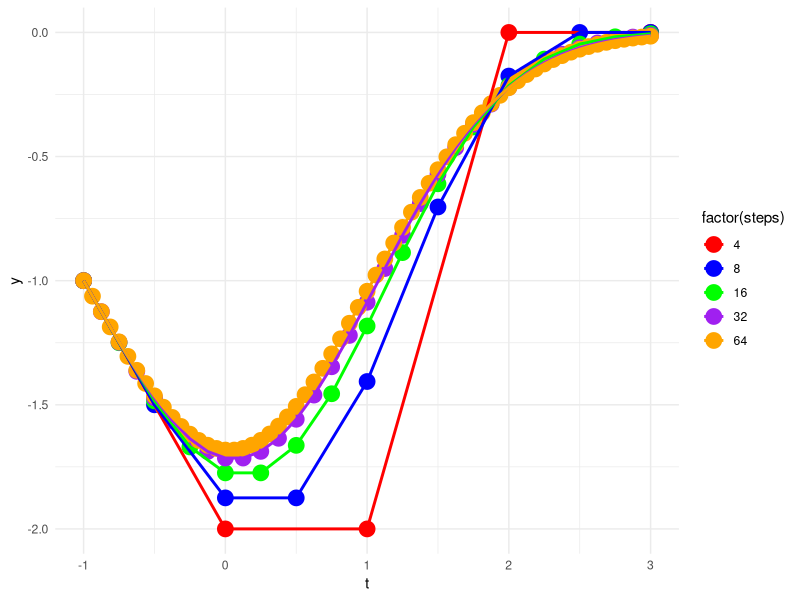
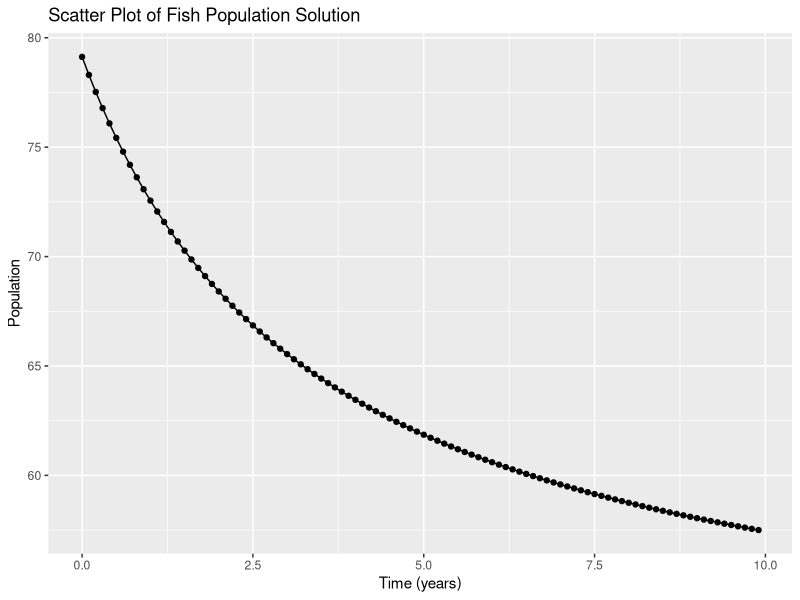
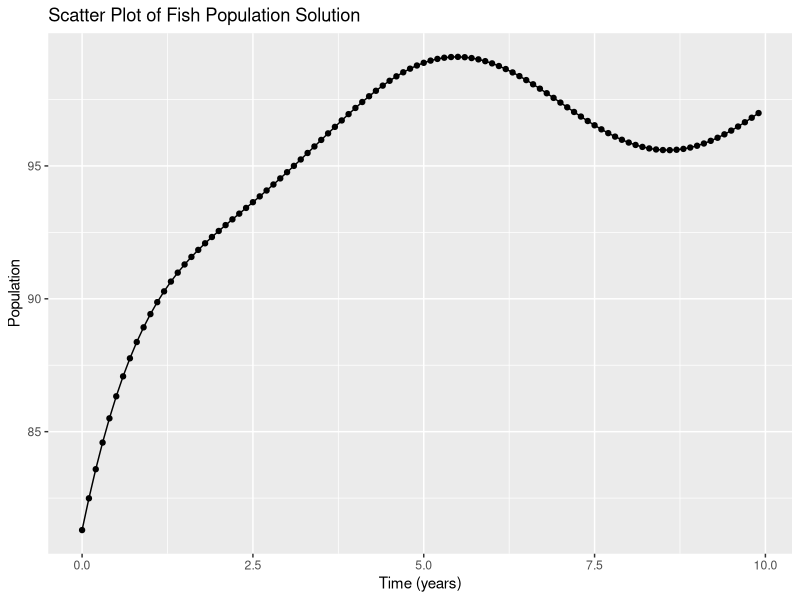

Generate these figures, in order, with R:
## ---- chunk 1
knitr::opts_chunk$set(echo = TRUE, warning = FALSE, message = FALSE)

library(ggplot2)
## ---- chunk 2
t <- -1
y <- -1
df <- data.frame(x = numeric(0), y = numeric(0), set = numeric(0))

diff_eq <- function(t, y) {
  result <- -t * y
  return(result)
}

euler_method <- function(steps) {
  delta_t <- 4/steps
  t_vector <- c(t)
  y_vector <- c(y)
  for (i in 0:(steps-1)) {
    y <- y + diff_eq(t, y) * delta_t
    t <- t + delta_t

    t_vector <- c(t_vector, t)
    y_vector <- c(y_vector, y)
  }

  # print(t_vector)
  print(y_vector)

  step_size_vector <- rep(steps, length(t_vector))
  df <<- rbind(df, data.frame(x = t_vector, y = y_vector, steps = step_size_vector))

}

lst <- list(4,8,16,32,64)
for (element in lst) {
  euler_method(element)
}

#ykplusone + yk + f(tk, yk)delta(t)
## ---- chunk 3
ggplot(df, aes(x, y, color = factor(steps))) +
  geom_point(size = 5) +
  geom_line(aes(group = steps), size = 1) +
  labs(x = "t", y = "y") +
  scale_color_manual(values = c("4" = "red", "8" = "blue", "16" = "green", "32" = "purple", "64" = "orange")) +
  theme_minimal()
## ---- chunk 4
#At steps = 16, the solutions look more accuracte. There's more curvature to the solution, whereas before with only 4 steps, there's more defined over and underestimation of the actual solution.
## ---- chunk 5
diff_eq2 <- function(t, p){
  return ( p*(1 - p/100) - 25 )
}

rk4_method <- function(t, p, steps, interval, diff_func){
  t_vector <- vector("numeric", length = 0)
  p_vector <- vector("numeric", length = 0)
  
  delta_t = interval/steps
  
  for (i in 0:(steps-1)) {
    t_vector <- c(t_vector, t)

    t_mid <- t + delta_t/2

    mk <- diff_func(t, p)
    nk <- diff_func(t_mid, p + mk*(delta_t/2))
    qk <- diff_func(t_mid, p + nk*(delta_t/2))

    t <- t + delta_t
    pk <- diff_func(t, p + qk*delta_t)

    p <- p + ((mk + 2*nk + 2*qk + pk)/6) * delta_t

    p_vector <- c(p_vector, p)
  }
  return (list(t = t_vector, p = p_vector))
}

list <- rk4_method(0, 80, 100, 10, diff_eq2)
print(list$t)
print(list$p)
## ---- chunk 6
data <- data.frame(t = list$t, p = list$p)
  ggplot(data, aes(x = t, y = p)) +
    geom_point() +
    geom_line() +
    labs(x = "Time (years)", y = "Population", title = "Scatter Plot of Fish Population Solution")
## ---- chunk 7
#The population decreases but at a slower and slower rate
## ---- chunk 8
diff_eq3 <- function(t, p){
  return ( p*(1 - p/100) - 5*((1+sin(t))/2) )
}

list <- rk4_method(0, 80, 100, 10, diff_eq3)
print(list$t)
print(list$p)

data <- data.frame(t = list$t, p = list$p)
  ggplot(data, aes(x = t, y = p)) +
    geom_point() +
    geom_line() +
    labs(x = "Time (years)", y = "Population", title = "Scatter Plot of Fish Population Solution")

## ---- chunk 9
#The population increases but then the sinosoidal rate of change in the second term starts to take over after about 5 years when the population gets close to the carrying capacity. After this, the fish population will fluctuate sinosoidally in the ~96 to ~99 range.

## ---- chunk 10
# Type your code here (and delete these comments)
## ---- chunk 11
# Type your code here (and delete these comments)
